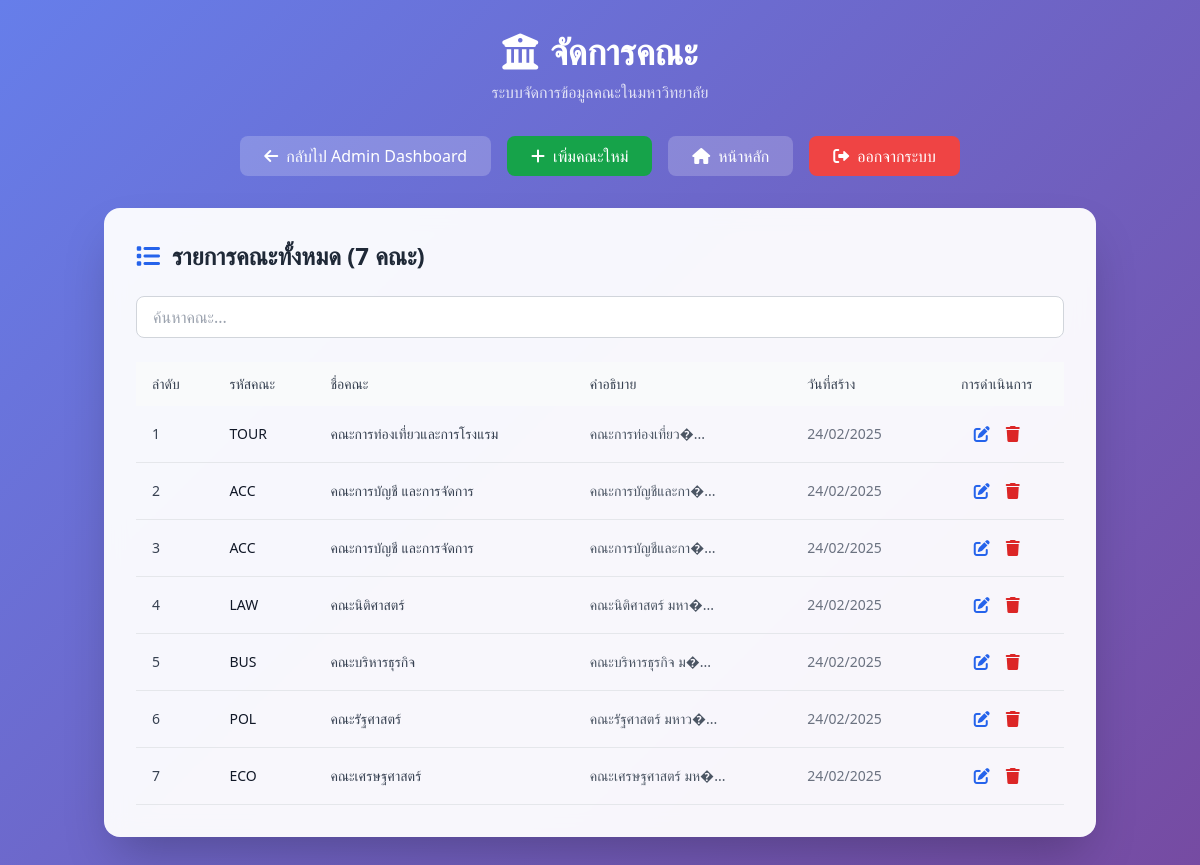
Screenshot of /faculty_management.php (signed in) with the database file from the repository.
### tables this page shows
CREATE TABLE `faculties` (
  `id` int(11) NOT NULL,
  `faculty_name` varchar(255) NOT NULL COMMENT 'ชื่อคณะ',
  `faculty_code` varchar(10) NOT NULL COMMENT 'รหัสคณะ',
  `description` text DEFAULT NULL COMMENT 'คำอธิบายคณะ',
  `created_at` timestamp NOT NULL DEFAULT current_timestamp() COMMENT 'วันที่สร้าง'
);

### src/faculty_management.php (the view, shortened to what this page needs)
<?php
$conn = new mysqli(DB_HOST, DB_USER, DB_PASS, DB_NAME);
$sql = "SELECT * FROM faculties ORDER BY faculty_name ASC";
$result = $conn->query($sql);
$faculty_list = [];
if ($result && $result->num_rows > 0) {
    while ($row = $result->fetch_assoc()) {
        $faculty_list[] = $row;
    }
}
?>
<!DOCTYPE html>
<html lang="th">
<head>
    <script src="https://cdn.tailwindcss.com"></script>
    <link rel="stylesheet" href="https://cdnjs.cloudflare.com/ajax/libs/font-awesome/6.0.0/css/all.min.css">
    <link rel="stylesheet" href="assets/faculty_management.css">
</head>
<body class="gradient-bg min-h-screen">
    <div class="container mx-auto px-4 py-8">
        <div class="text-center mb-8">
            <h1 class="text-4xl font-bold text-white mb-2">
                <i class="fas fa-university mr-3"></i>จัดการคณะ
            </h1>
            <p class="text-white/80">ระบบจัดการข้อมูลคณะในมหาวิทยาลัย</p>
        </div>
        <div class="flex justify-center mb-8">
            <a href="admin_dashboard.php" class="bg-white/20 text-white px-6 py-2 rounded-lg hover:bg-white/30 transition-all duration-300 mr-4">
                <i class="fas fa-arrow-left mr-2"></i>กลับไป Admin Dashboard
            </a>
            <a href="add_faculty.php" class="bg-green-600 text-white px-6 py-2 rounded-lg hover:bg-green-700 transition-all duration-300 mr-4">
                <i class="fas fa-plus mr-2"></i>เพิ่มคณะใหม่
            </a>
            <a href="index.php" class="bg-white/20 text-white px-6 py-2 rounded-lg hover:bg-white/30 transition-all duration-300 mr-4">
                <i class="fas fa-home mr-2"></i>หน้าหลัก
            </a>
            <a href="controller/logout.php" class="bg-red-500 text-white px-6 py-2 rounded-lg hover:bg-red-600 transition-all duration-300">
                <i class="fas fa-sign-out-alt mr-2"></i>ออกจากระบบ
            </a>
        </div>
        <div class="card rounded-2xl shadow-2xl p-8">
            <h2 class="text-2xl font-bold text-gray-800 mb-6 flex items-center">
                <i class="fas fa-list mr-3 text-blue-600"></i>
                รายการคณะทั้งหมด (<?php echo count($faculty_list); ?> คณะ)
            </h2>
            <div class="mb-6">
                <input type="text" id="searchInput" placeholder="ค้นหาคณะ..."
                       class="w-full px-4 py-2 border border-gray-300 rounded-lg focus:ring-2 focus:ring-blue-500 focus:border-transparent">
            </div>
            <div class="overflow-x-auto">
                <table class="w-full table-auto">
                    <thead class="bg-gray-50">
                        <tr>
                            <th class="px-4 py-3 text-left text-sm font-medium text-gray-700">ลำดับ</th>
                            <th class="px-4 py-3 text-left text-sm font-medium text-gray-700">รหัสคณะ</th>
                            <th class="px-4 py-3 text-left text-sm font-medium text-gray-700">ชื่อคณะ</th>
                            <th class="px-4 py-3 text-left text-sm font-medium text-gray-700">คำอธิบาย</th>
                            <th class="px-4 py-3 text-left text-sm font-medium text-gray-700">วันที่สร้าง</th>
                            <th class="px-4 py-3 text-center text-sm font-medium text-gray-700">การดำเนินการ</th>
                        </tr>
                    </thead>
                    <tbody id="facultyTableBody">
                        <?php if (empty($faculty_list)): ?>
                            <tr>
                                <td colspan="6" class="px-4 py-8 text-center text-gray-500">ไม่มีข้อมูลคณะในระบบ</td>
                            </tr>
                        <?php else: ?>
                            <?php foreach ($faculty_list as $index => $faculty): ?>
                                <tr class="border-b border-gray-200 hover:bg-gray-50 faculty-row">
                                    <td class="px-4 py-3 text-sm text-gray-700"><?php echo $index + 1; ?></td>
                                    <td class="px-4 py-3 text-sm font-medium text-gray-900"><?php echo htmlspecialchars($faculty['faculty_code']); ?></td>
                                    <td class="px-4 py-3 text-sm text-gray-700"><?php echo htmlspecialchars($faculty['faculty_name']); ?></td>
                                    <td class="px-4 py-3 text-sm text-gray-600">
                                        <?php echo htmlspecialchars(substr($faculty['description'], 0, 50)) . (strlen($faculty['description']) > 50 ? '...' : ''); ?>
                                    </td>
                                    <td class="px-4 py-3 text-sm text-gray-500">
                                        <?php echo date('d/m/Y', strtotime($faculty['created_at'])); ?>
                                    </td>
                                    <td class="px-4 py-3 text-center">
                                        <div class="flex justify-center space-x-2">
                                            <button onclick="editFaculty(<?php echo htmlspecialchars(json_encode($faculty)); ?>)"
                                                    class="text-blue-600 hover:text-blue-800 p-1">
                                                <i class="fas fa-edit"></i>
                                            </button>
                                            <form method="POST" class="inline" onsubmit="return confirm('คุณแน่ใจหรือไม่ที่จะลบคณะนี้?')">
                                                <button type="submit" name="delete_faculty" class="text-red-600 hover:text-red-800 p-1">
                                                    <i class="fas fa-trash"></i>
                                                </button>
                                            </form>
                                        </div>
                                    </td>
                                </tr>
                            <?php endforeach; ?>
                        <?php endif; ?>
                    </tbody>
                </table>
            </div>
        </div>
    </div>
</body>
</html>

### src/assets/faculty_management.css (style rules this page uses)
.gradient-bg { background: linear-gradient(135deg, #667eea 0%, #764ba2 100%); }
.card { background: rgba(255, 255, 255, 0.95); backdrop-filter: blur(10px); transition: all 0.3s ease; }

### rows the page displays
faculties: faculty_code "TOUR", faculty_name "คณะการท่องเที่ยวและการโรงแรม", description "คณะการท่องเที่ยว�", created_at "24/02/2025"
faculties: faculty_code "ACC", faculty_name "คณะการบัญชี และการจัดการ", description "คณะการบัญชีและกา�", created_at "24/02/2025"
faculties: faculty_code "ACC", faculty_name "คณะการบัญชี และการจัดการ", description "คณะการบัญชีและกา�", created_at "24/02/2025"
faculties: faculty_code "LAW", faculty_name "คณะนิติศาสตร์", description "คณะนิติศาสตร์ มหา�", created_at "24/02/2025"
faculties: faculty_code "BUS", faculty_name "คณะบริหารธุรกิจ", description "คณะบริหารธุรกิจ ม�", created_at "24/02/2025"
faculties: faculty_code "POL", faculty_name "คณะรัฐศาสตร์", description "คณะรัฐศาสตร์ มหาว�", created_at "24/02/2025"
faculties: faculty_code "ECO", faculty_name "คณะเศรษฐศาสตร์", description "คณะเศรษฐศาสตร์ มห�", created_at "24/02/2025"

### other values shown
count($faculty_list) "7"
